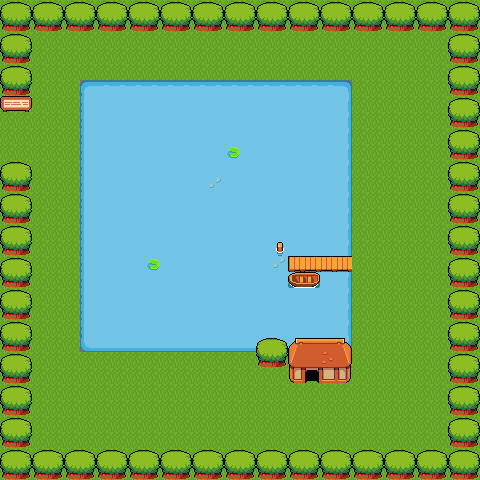

This is a level from a 2D game, rendered from its Tiled map with the project's own tilesets. A one-line summary and the map file follow, with tile-layer data summarised:
An orthogonal 30x30 tile map with 16x16 px tiles, 3 tile layers (tiles, details, above), 2 hidden layers not drawn and 4 objects (99,69, 99,70, 99, 71, 8,9).

<map version="1.0" orientation="orthogonal" renderorder="right-down" width="30" height="30" tilewidth="16" tileheight="16" nextobjectid="5">
 <tileset firstgid="1" name="tileset" tilewidth="16" tileheight="16" tilecount="1120" columns="28">
  <image source="tileset.png" width="448" height="640" />
  <terraintypes>
   <terrain name="Water" tile="244" />
  </terraintypes>
  <tile id="215" terrain=",,,0" />
  <tile id="216" terrain=",,0,0" />
  <tile id="217" terrain=",,0," />
  <tile id="243" terrain=",0,,0" />
  <tile id="244" terrain="0,0,0,0" />
  <tile id="245" terrain="0,,0," />
  <tile id="271" terrain=",0,," />
  <tile id="272" terrain="0,0,," />
  <tile id="273" terrain="0,,," />
 </tileset>
 <layer name="tiles" width="30" height="30">
  <data>[900 cells, 900 non-empty, 1 distinct tile ids]</data>
 </layer>
 <layer name="details" width="30" height="30">
  <data>[900 cells, 517 non-empty, 25 distinct tile ids]</data>
 </layer>
 <layer name="above" width="30" height="30">
  <data>[900 cells, 14 non-empty, 12 distinct tile ids]</data>
 </layer>
 <objectgroup name="Teleport-Layer">
  <object id="1" name="west_forest" type="99,69" x="0" y="112" width="16" height="16" />
  <object id="2" name="west_forest" type="99,70" x="0" y="128" width="16" height="16" />
  <object id="3" name="west_forest" type="99, 71" x="0" y="144" width="16" height="16" />
  <object id="4" name="perfect_house" type="8,9" x="304" y="368" width="16" height="16" />
 </objectgroup>
 <objectgroup name="Entity-Layer" />
 <layer name="Collision-Layer" width="30" height="30" visible="0" opacity="0.5">
  <data>[900 cells, 299 non-empty, 1 distinct tile ids]</data>
 </layer>
 <layer name="Water-Layer" width="30" height="30" visible="0" opacity="0.5">
  <data>[900 cells, 76 non-empty, 1 distinct tile ids]</data>
 </layer>
</map>
